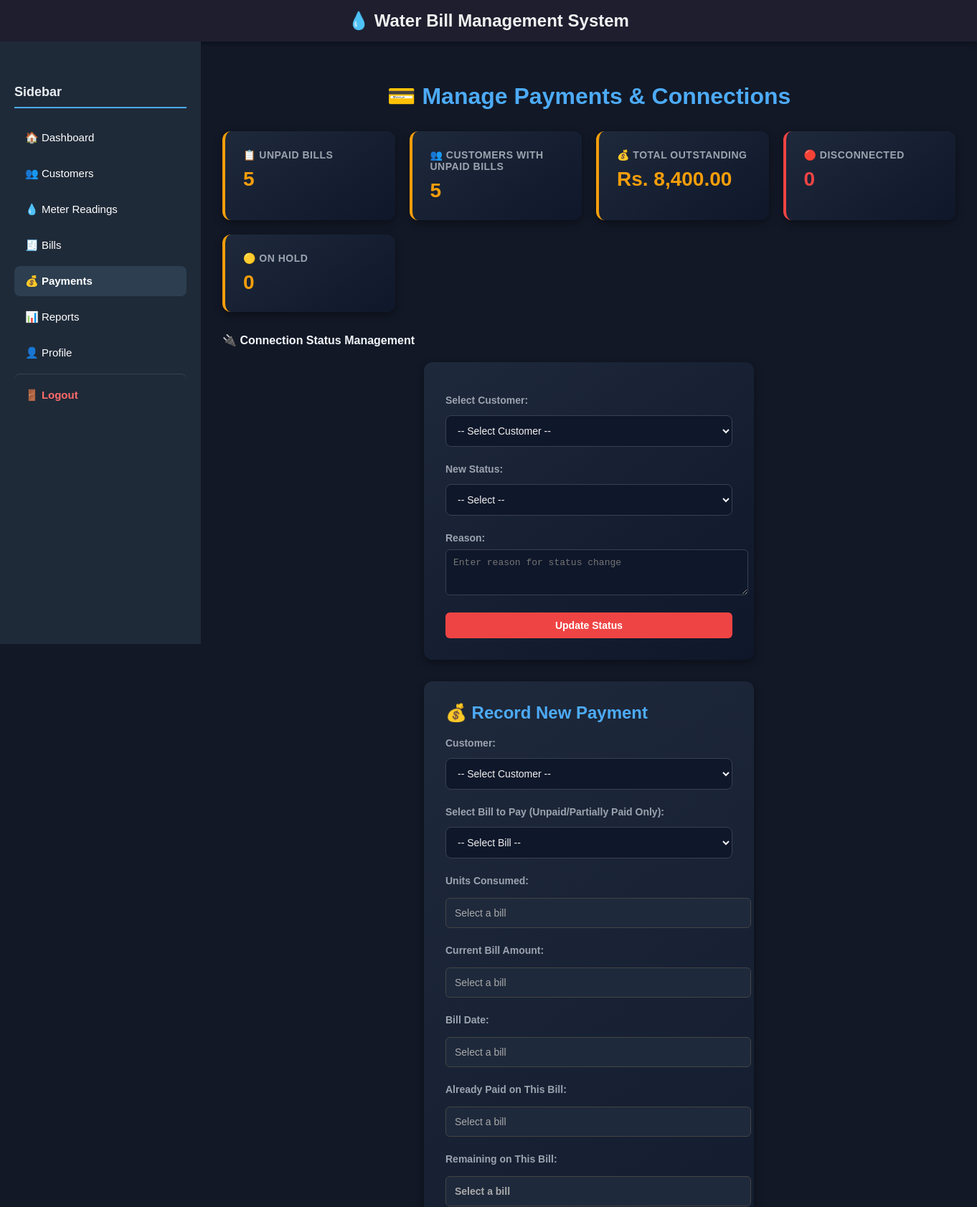
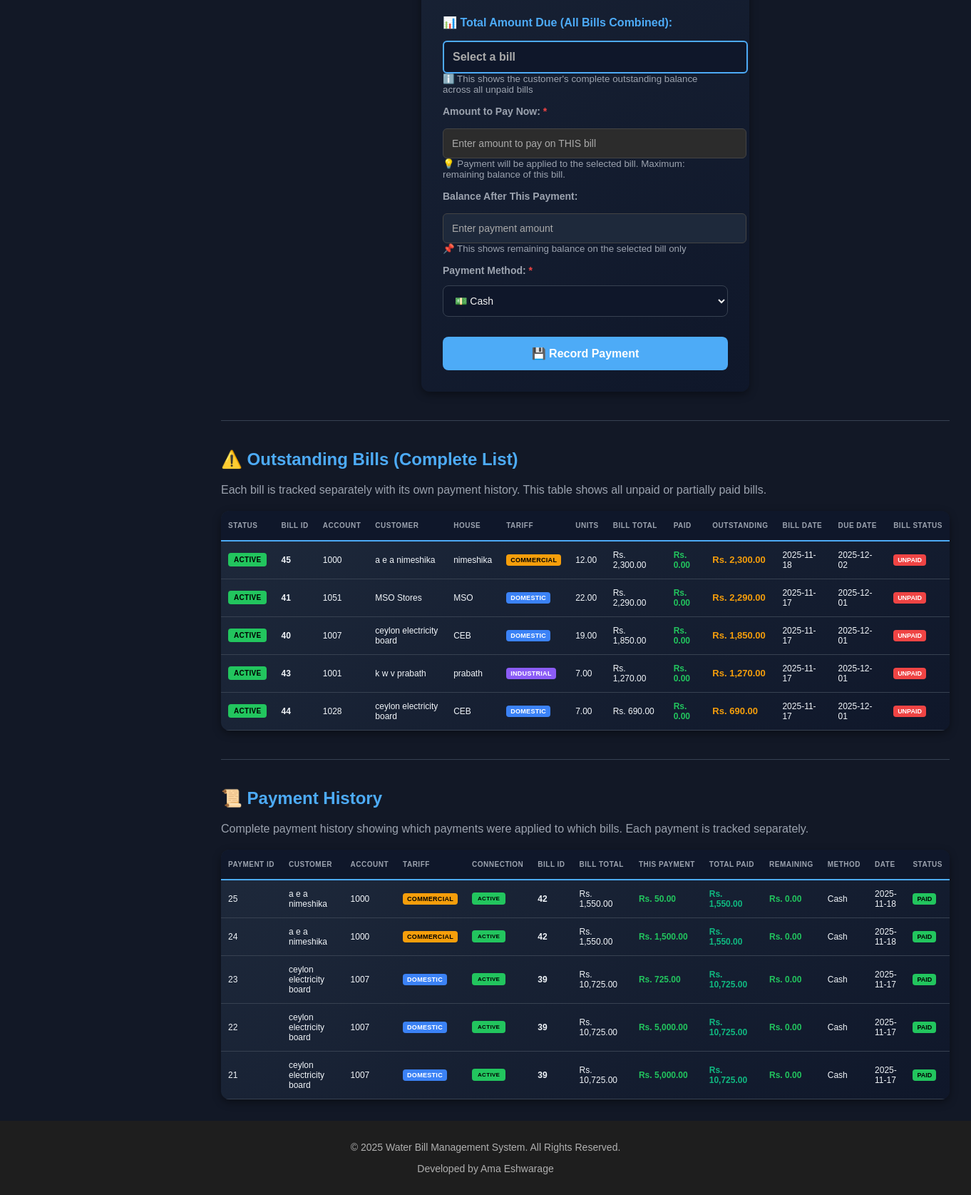
Screenshot of /payments.php (signed in) with the database file from the repository (2 pictures, top to bottom).
### tables this page shows
CREATE TABLE `bills` (
  `id` int(11) NOT NULL,
  `customer_id` int(11) NOT NULL,
  `meter_reading_id` int(11) NOT NULL,
  `bill_date` date NOT NULL,
  `due_date` date NOT NULL,
  `amount` decimal(10,2) NOT NULL,
  `units_consumed` int(11) NOT NULL DEFAULT 0,
  `status` enum('paid','unpaid') DEFAULT 'unpaid',
  `created_at` timestamp NOT NULL DEFAULT current_timestamp()
);

CREATE TABLE `customer` (
  `customer_id` int(11) NOT NULL,
  `account_no` varchar(50) NOT NULL,
  `name` varchar(100) NOT NULL,
  `email` varchar(100) NOT NULL,
  `username` varchar(50) NOT NULL,
  `house` varchar(255) NOT NULL,
  `house_no` varchar(50) NOT NULL,
  `phone` varchar(20) NOT NULL,
  `tariff` enum('domestic','commercial','industrial') NOT NULL,
  `connection_status` enum('active','disconnected','hold','read_bill') NOT NULL DEFAULT 'active',
  `password` varchar(255) NOT NULL,
  `created_at` timestamp NOT NULL DEFAULT current_timestamp()
);

CREATE TABLE `payments` (
  `payment_id` int(11) NOT NULL,
  `bill_id` int(11) NOT NULL,
  `customer_id` int(11) NOT NULL,
  `amount` decimal(10,2) NOT NULL,
  `method` enum('cash','card','online') DEFAULT 'cash',
  `payment_date` date NOT NULL,
  `created_at` timestamp NOT NULL DEFAULT current_timestamp()
);

### payments.php (the view, shortened to what the rows shown need)
<?php
require_once("../includes/header.php");
require_once("../includes/functions.php");
require_once("../config.php");
$limit = 15;
$page = isset($_GET['page']) ? max(1, (int)$_GET['page']) : 1;
$offset = ($page - 1) * $limit;
$payments = $conn->query("
   SELECT p.payment_id, p.amount AS amount_paid, p.method, p.payment_date AS date,
          b.id as bill_id, b.units_consumed, b.amount AS bill_amount,
          b.bill_date, b.status as bill_status,
          (SELECT COALESCE(SUM(p2.amount), 0) FROM payments p2 WHERE p2.bill_id = b.id) as total_paid_on_bill,
          (b.amount - (SELECT COALESCE(SUM(p2.amount), 0) FROM payments p2 WHERE p2.bill_id = b.id)) as remaining_on_bill,
          c.name, c.account_no, c.tariff, c.connection_status
   FROM payments p
   JOIN bills b ON p.bill_id = b.id
   JOIN customer c ON p.customer_id = c.customer_id
   WHERE c.tariff IN ('domestic', 'industrial', 'commercial')
   ORDER BY p.payment_date DESC, p.payment_id DESC
   LIMIT $limit OFFSET $offset
");
$outstandingBillsTable = $conn->query("
    SELECT b.id AS bill_id, c.customer_id, c.name, c.account_no, c.house, c.tariff, c.connection_status,
           b.units_consumed, b.amount AS bill_amount,
           b.bill_date, b.due_date, b.status,
           COALESCE(SUM(p.amount), 0) AS paid_amount,
           (b.amount - COALESCE(SUM(p.amount), 0)) AS outstanding_amount,
           COUNT(p.payment_id) as payment_count
    FROM bills b
    JOIN customer c ON b.customer_id = c.customer_id
    LEFT JOIN payments p ON b.id = p.bill_id
    WHERE c.tariff IN ('domestic', 'industrial', 'commercial')
    GROUP BY b.id
    HAVING outstanding_amount > 0.01 OR b.status = 'unpaid'
    ORDER BY c.connection_status DESC, outstanding_amount DESC, b.bill_date DESC
    LIMIT 20
");
?>
<div class="dashboard-wrapper">
    <div class="main-content">
        <h2>💳 Manage Payments & Connections</h2>
        <?php if ($outstandingBillsTable && $outstandingBillsTable->num_rows > 0): ?>
            <table>
                <thead>
                    <tr>
                        <th>Status</th>
                        <th>Bill ID</th>
                        <th>Account</th>
                        <th>Customer</th>
                        <th>House</th>
                        <th>Tariff</th>
                        <th>Units</th>
                        <th>Bill Total</th>
                        <th>Paid</th>
                        <th>Outstanding</th>
                        <th>Bill Date</th>
                        <th>Due Date</th>
                        <th>Bill Status</th>
                    </tr>
                </thead>
                <tbody>
                    <?php while ($ob = $outstandingBillsTable->fetch_assoc()):
                        $tariffClass = 'tariff-' . strtolower($ob['tariff']);
                        $isPartial = $ob['paid_amount'] > 0;
                        $statusBadge = $isPartial ? 'status-partial' : 'status-unpaid';
                        $statusText = $isPartial ? 'PARTIAL' : 'UNPAID';
                        $connClass = 'conn-' . strtolower($ob['connection_status']);
                        $rowClass = '';
                    ?>
                        <tr class="<?php echo $rowClass; ?>">
                            <td>
                                <span class="connection-badge <?php echo $connClass; ?>">
                                    <?php echo strtoupper(str_replace('_', ' ', $ob['connection_status'])); ?>
                                </span>
                            </td>
                            <td><strong><?php echo $ob['bill_id']; ?></strong></td>
                            <td><?php echo htmlspecialchars($ob['account_no']); ?></td>
                            <td><?php echo htmlspecialchars($ob['name']); ?></td>
                            <td><?php echo htmlspecialchars($ob['house']); ?></td>
                            <td><span class="tariff-badge <?php echo $tariffClass; ?>"><?php echo strtoupper($ob['tariff']); ?></span></td>
                            <td><?php echo number_format($ob['units_consumed'], 2); ?></td>
                            <td><?php echo formatCurrency($ob['bill_amount']); ?></td>
                            <td style="color: #22c55e; font-weight: bold;"><?php echo formatCurrency($ob['paid_amount']); ?></td>
                            <td style="color: #f59e0b; font-weight: bold; font-size: 13px;"><?php echo formatCurrency($ob['outstanding_amount']); ?></td>
                            <td><?php echo $ob['bill_date']; ?></td>
                            <td><?php echo $ob['due_date']; ?></td>
                            <td><span class="status-badge <?php echo $statusBadge; ?>"><?php echo $statusText; ?></span></td>
                        </tr>
                    <?php endwhile; ?>
                </tbody>
            </table>
        <?php else: ?>
            <div class="empty-state">
                <p>No outstanding bills. All bills are paid!</p>
            </div>
        <?php endif; ?>
        <?php if ($payments && $payments->num_rows > 0): ?>
            <table>
                <thead>
                    <tr>
                        <th>Payment ID</th>
                        <th>Customer</th>
                        <th>Account</th>
                        <th>Tariff</th>
                        <th>Connection</th>
                        <th>Bill ID</th>
                        <th>Bill Total</th>
                        <th>This Payment</th>
                        <th>Total Paid</th>
                        <th>Remaining</th>
                        <th>Method</th>
                        <th>Date</th>
                        <th>Status</th>
                    </tr>
                </thead>
                <tbody>
                    <?php while ($p = $payments->fetch_assoc()):
                        $tariffClass = 'tariff-' . strtolower($p['tariff']);
                        $statusClass = 'status-' . strtolower($p['bill_status']);
                        $isPartial = $p['remaining_on_bill'] > 0.01 && $p['bill_status'] == 'unpaid';
                        $connClass = 'conn-' . strtolower($p['connection_status']);
                    ?>
                        <tr>
                            <td><?php echo htmlspecialchars($p['payment_id']); ?></td>
                            <td><?php echo htmlspecialchars($p['name']); ?></td>
                            <td><?php echo htmlspecialchars($p['account_no']); ?></td>
                            <td><span class="tariff-badge <?php echo $tariffClass; ?>"><?php echo strtoupper($p['tariff']); ?></span></td>
                            <td>
                                <span class="connection-badge <?php echo $connClass; ?>" style="font-size: 8px;">
                                    <?php echo strtoupper(str_replace('_', ' ', $p['connection_status'])); ?>
                                </span>
                            </td>
                            <td><strong><?php echo $p['bill_id']; ?></strong></td>
                            <td><?php echo formatCurrency($p['bill_amount']); ?></td>
                            <td style="color: #22c55e; font-weight: bold;"><?php echo formatCurrency($p['amount_paid']); ?></td>
                            <td style="color: #10b981; font-weight: bold;"><?php echo formatCurrency($p['total_paid_on_bill']); ?></td>
                            <td style="color: <?php echo $p['remaining_on_bill'] > 0.01 ? '#f59e0b' : '#22c55e'; ?>; font-weight: bold;">
                                <?php echo formatCurrency($p['remaining_on_bill']); ?>
                            </td>
                            <td><?php echo ucfirst($p['method']); ?></td>
                            <td><?php echo $p['date']; ?></td>
                            <td>
                                <?php if ($isPartial): ?>
                                    <span class="status-badge status-partial">PARTIAL</span>
                                <?php else: ?>
                                    <span class="status-badge <?php echo $statusClass; ?>"><?php echo strtoupper($p['bill_status']); ?></span>
                                <?php endif; ?>
                            </td>
                        </tr>
                    <?php endwhile; ?>
                </tbody>
            </table>
        <?php else: ?>
            <div class="empty-state">
                <p>No payments recorded yet.</p>
            </div>
        <?php endif; ?>
    </div>
</div>
<?php
require_once("../includes/footer.php");
?>

### rows the page displays
bills: customer.connection_status "ACTIVE", id "45", customer.account_no "1000", customer.name "a e a nimeshika", customer.house "nimeshika", customer.tariff "COMMERCIAL", units_consumed "12.00", amount "Rs. 2,300.00", paid_amount "Rs. 0.00", outstanding_amount "Rs. 2,300.00", bill_date "2025-11-18", due_date "2025-12-02", statusText "UNPAID"
bills: customer.connection_status "ACTIVE", id "41", customer.account_no "1051", customer.name "MSO Stores", customer.house "MSO", customer.tariff "DOMESTIC", units_consumed "22.00", amount "Rs. 2,290.00", paid_amount "Rs. 0.00", outstanding_amount "Rs. 2,290.00", bill_date "2025-11-17", due_date "2025-12-01", statusText "UNPAID"
bills: customer.connection_status "ACTIVE", id "40", customer.account_no "1007", customer.name "ceylon electricity board", customer.house "CEB", customer.tariff "DOMESTIC", units_consumed "19.00", amount "Rs. 1,850.00", paid_amount "Rs. 0.00", outstanding_amount "Rs. 1,850.00", bill_date "2025-11-17", due_date "2025-12-01", statusText "UNPAID"
bills: customer.connection_status "ACTIVE", id "43", customer.account_no "1001", customer.name "k w v prabath", customer.house "prabath", customer.tariff "INDUSTRIAL", units_consumed "7.00", amount "Rs. 1,270.00", paid_amount "Rs. 0.00", outstanding_amount "Rs. 1,270.00", bill_date "2025-11-17", due_date "2025-12-01", statusText "UNPAID"
bills: customer.connection_status "ACTIVE", id "44", customer.account_no "1028", customer.name "ceylon electricity board", customer.house "CEB", customer.tariff "DOMESTIC", units_consumed "7.00", amount "Rs. 690.00", paid_amount "Rs. 0.00", outstanding_amount "Rs. 690.00", bill_date "2025-11-17", due_date "2025-12-01", statusText "UNPAID"
payments: payment_id "25", customer.name "a e a nimeshika", customer.account_no "1000", customer.tariff "COMMERCIAL", customer.connection_status "ACTIVE", bill "42", bill.amount "Rs. 1,550.00", amount "Rs. 50.00", total_paid_on_bill "Rs. 1,550.00", remaining_on_bill "Rs. 0.00", method "Cash", payment_date "2025-11-18", bill.status "PAID"
payments: payment_id "24", customer.name "a e a nimeshika", customer.account_no "1000", customer.tariff "COMMERCIAL", customer.connection_status "ACTIVE", bill "42", bill.amount "Rs. 1,550.00", amount "Rs. 1,500.00", total_paid_on_bill "Rs. 1,550.00", remaining_on_bill "Rs. 0.00", method "Cash", payment_date "2025-11-18", bill.status "PAID"
payments: payment_id "23", customer.name "ceylon electricity board", customer.account_no "1007", customer.tariff "DOMESTIC", customer.connection_status "ACTIVE", bill "39", bill.amount "Rs. 10,725.00", amount "Rs. 725.00", total_paid_on_bill "Rs. 10,725.00", remaining_on_bill "Rs. 0.00", method "Cash", payment_date "2025-11-17", bill.status "PAID"
payments: payment_id "22", customer.name "ceylon electricity board", customer.account_no "1007", customer.tariff "DOMESTIC", customer.connection_status "ACTIVE", bill "39", bill.amount "Rs. 10,725.00", amount "Rs. 5,000.00", total_paid_on_bill "Rs. 10,725.00", remaining_on_bill "Rs. 0.00", method "Cash", payment_date "2025-11-17", bill.status "PAID"
payments: payment_id "21", customer.name "ceylon electricity board", customer.account_no "1007", customer.tariff "DOMESTIC", customer.connection_status "ACTIVE", bill "39", bill.amount "Rs. 10,725.00", amount "Rs. 5,000.00", total_paid_on_bill "Rs. 10,725.00", remaining_on_bill "Rs. 0.00", method "Cash", payment_date "2025-11-17", bill.status "PAID"

### other values shown
$summary['total_unpaid_bills'] "5"
$summary['customers_with_unpaid'] "5"
formatCurrency($summary['total_outstanding'] ?? 0) "Rs. 8,400.00"
$summary['disconnected_customers'] "0"
$summary['hold_customers'] "0"
